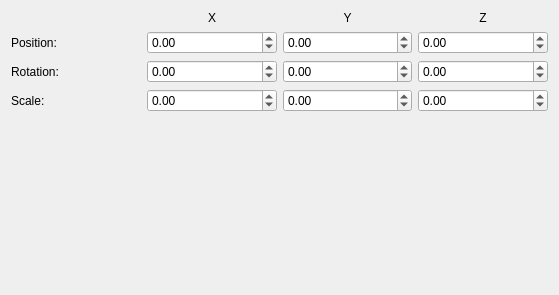
<?xml version="1.0" encoding="UTF-8"?>
<ui version="4.0">
 <class>Inspector</class>
 <widget class="QWidget" name="Inspector">
  <property name="geometry">
   <rect>
    <x>0</x>
    <y>0</y>
    <width>559</width>
    <height>295</height>
   </rect>
  </property>
  <property name="windowTitle">
   <string>Form</string>
  </property>
  <layout class="QGridLayout" name="gridLayout">
   <item row="3" column="0">
    <widget class="QLabel" name="label_5">
     <property name="text">
      <string>Rotation:</string>
     </property>
    </widget>
   </item>
   <item row="3" column="2">
    <widget class="QDoubleSpinBox" name="RY">
     <property name="minimum">
      <double>-99.000000000000000</double>
     </property>
    </widget>
   </item>
   <item row="4" column="2">
    <widget class="QDoubleSpinBox" name="SY">
     <property name="minimum">
      <double>-99.000000000000000</double>
     </property>
    </widget>
   </item>
   <item row="1" column="3">
    <widget class="QLabel" name="label_10">
     <property name="text">
      <string>Z</string>
     </property>
     <property name="alignment">
      <set>Qt::AlignCenter</set>
     </property>
    </widget>
   </item>
   <item row="2" column="1">
    <widget class="QDoubleSpinBox" name="PX">
     <property name="minimum">
      <double>-99.000000000000000</double>
     </property>
    </widget>
   </item>
   <item row="1" column="1">
    <widget class="QLabel" name="label_8">
     <property name="text">
      <string>X</string>
     </property>
     <property name="alignment">
      <set>Qt::AlignCenter</set>
     </property>
    </widget>
   </item>
   <item row="4" column="0">
    <widget class="QLabel" name="label_6">
     <property name="text">
      <string>Scale:</string>
     </property>
    </widget>
   </item>
   <item row="1" column="0">
    <widget class="QLabel" name="label_7">
     <property name="text">
      <string/>
     </property>
    </widget>
   </item>
   <item row="1" column="2">
    <widget class="QLabel" name="label_9">
     <property name="text">
      <string>Y</string>
     </property>
     <property name="alignment">
      <set>Qt::AlignCenter</set>
     </property>
    </widget>
   </item>
   <item row="2" column="0">
    <widget class="QLabel" name="label_4">
     <property name="text">
      <string>Position:</string>
     </property>
    </widget>
   </item>
   <item row="4" column="1">
    <widget class="QDoubleSpinBox" name="SX">
     <property name="minimum">
      <double>-99.000000000000000</double>
     </property>
    </widget>
   </item>
   <item row="5" column="2">
    <spacer name="verticalSpacer">
     <property name="orientation">
      <enum>Qt::Vertical</enum>
     </property>
     <property name="sizeHint" stdset="0">
      <size>
       <width>20</width>
       <height>40</height>
      </size>
     </property>
    </spacer>
   </item>
   <item row="3" column="1">
    <widget class="QDoubleSpinBox" name="RX">
     <property name="minimum">
      <double>-99.000000000000000</double>
     </property>
    </widget>
   </item>
   <item row="2" column="2">
    <widget class="QDoubleSpinBox" name="PY">
     <property name="minimum">
      <double>-99.000000000000000</double>
     </property>
    </widget>
   </item>
   <item row="2" column="3">
    <widget class="QDoubleSpinBox" name="PZ">
     <property name="minimum">
      <double>-99.000000000000000</double>
     </property>
    </widget>
   </item>
   <item row="3" column="3">
    <widget class="QDoubleSpinBox" name="RZ">
     <property name="minimum">
      <double>-99.000000000000000</double>
     </property>
    </widget>
   </item>
   <item row="4" column="3">
    <widget class="QDoubleSpinBox" name="SZ">
     <property name="minimum">
      <double>-99.000000000000000</double>
     </property>
    </widget>
   </item>
  </layout>
 </widget>
 <resources/>
 <connections/>
</ui>
